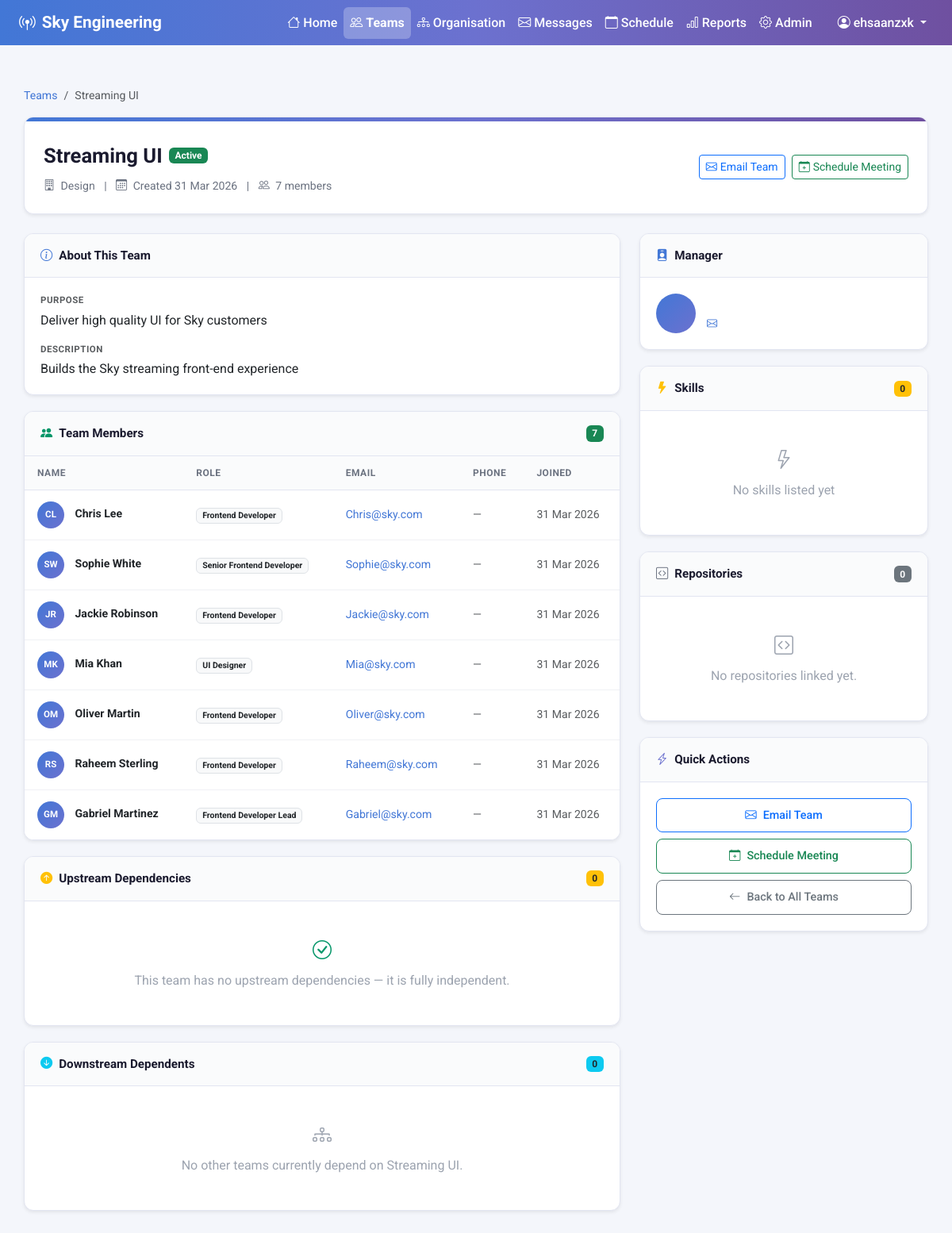
Page /teams/3/ (signed in) on the earlier database version.
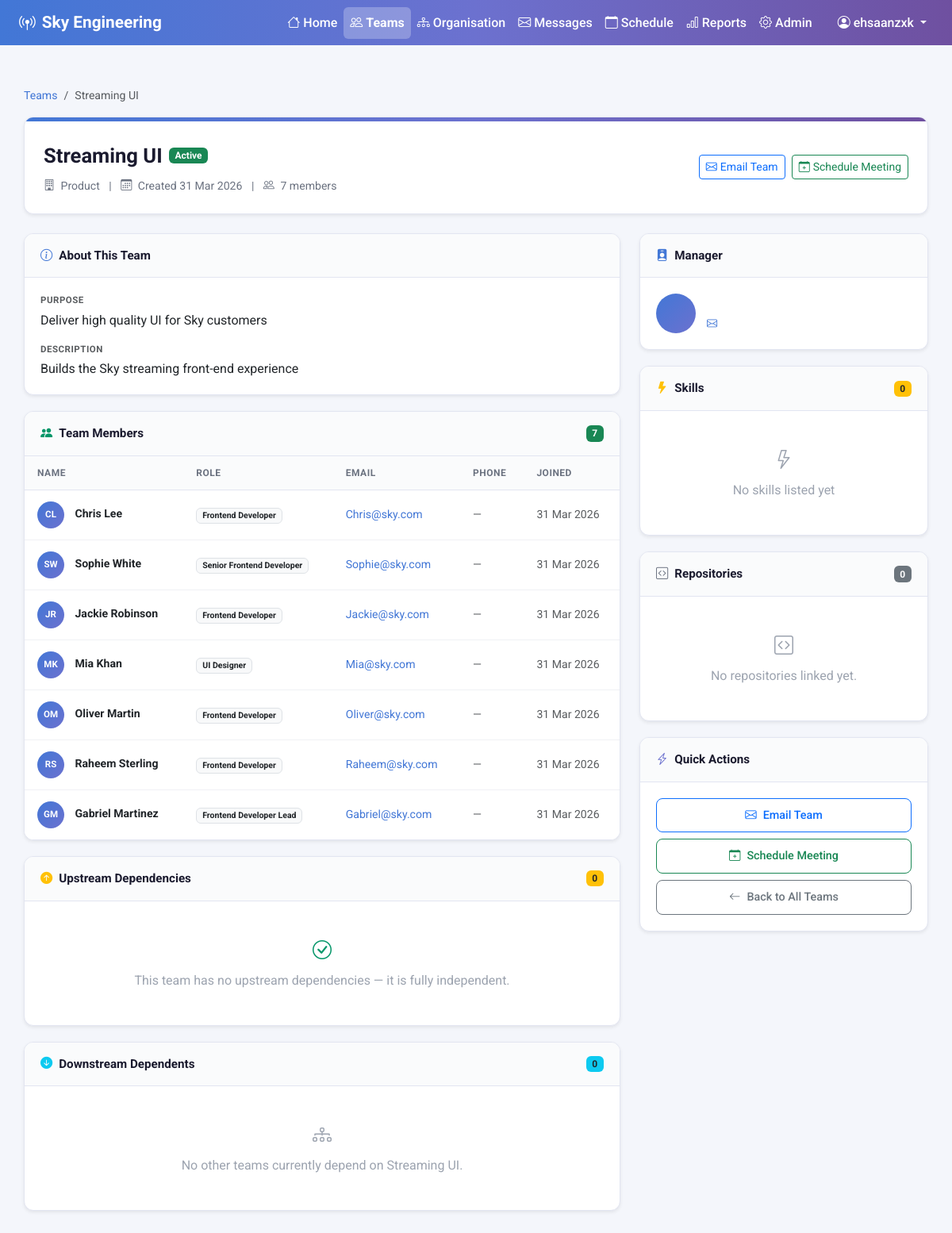
Same page on the later database version.
### teams_feature/models.py (models this page shows, shortened)
class Team(models.Model):
    team_name = models.CharField(max_length=100)
    department = models.ForeignKey(
        Department, on_delete=models.CASCADE,
        related_name='teams'
    )
    manager = models.ForeignKey(
        User, on_delete=models.SET_NULL,
        null=True, blank=True,
        related_name='managed_teams'
    )
    team_type = models.ForeignKey(
        TeamType, on_delete=models.SET_NULL,
        null=True, blank=True,
        related_name='teams'
    )
    description = models.TextField(blank=True)
    purpose = models.TextField(blank=True)
    team_size = models.IntegerField(default=0)
    created_date = models.DateField(auto_now_add=True)
    is_active = models.BooleanField(default=True)

### organisation_feature/models.py (models this page shows, shortened)
class Department(models.Model):
    department_name = models.CharField(max_length=150)
    specialisation = models.CharField(max_length=200, blank=True)
    description = models.TextField(blank=True)
    class Meta:
        ordering = ['department_name']

### teams_feature/views.py (the view)
# urls.py: path('<int:team_id>/', views.team_detail, name='team_detail'),# Team detail page — accessible at /teams/<id>/ e.g. /teams/1/
@login_required
def team_detail(request, team_id):
    team = get_object_or_404(
        Team.objects.select_related('department', 'manager', 'team_type'),
        pk=team_id
    )
    members = team.members.all()
    skills = team.team_skills.select_related('skill').all()  # loads skill name in same query
    repos = team.repositories.filter(is_active=True)         # only show active repos
    upstream = team.upstream_dependencies.select_related('upstream_team').all()
    downstream = team.downstream_dependencies.select_related('downstream_team').all()
    return render(request, 'teams_feature/team_detail.html', {
        'team': team,
        'members': members,
        'skills': skills,
        'repos': repos,
        'upstream': upstream,
        'downstream': downstream,
    })

### teams_feature/templates/teams_feature/team_detail.html (shortened to what the changed rows need)
{% extends 'global.html' %}
{% block content %}
<nav aria-label="breadcrumb" class="mb-3">
    <ol class="breadcrumb mb-0">
        <li class="breadcrumb-item"><a href="{% url 'teams:team_list' %}">Teams</a></li>
        <li class="breadcrumb-item active text-muted">{{ team.team_name }}</li>
    </ol>
</nav>
<div class="team-header-card shadow-sm">
    <div class="inner">
        <div class="row align-items-center">
            <div class="col">
                <div class="d-flex align-items-center gap-2 flex-wrap mb-2">
                    <span class="team-title">{{ team.team_name }}</span>
                    {% if team.is_active %}
                    <span class="badge bg-success">Active</span>
                    {% else %}
                    <span class="badge bg-danger">Disbanded</span>
                    {% endif %}
                </div>
                <div class="team-meta">
                    <i class="bi bi-building"></i> {{ team.department.department_name }}
                    <span class="mx-2">|</span>
                    <i class="bi bi-calendar3"></i> Created {{ team.created_date|date:"d M Y" }}
                    <span class="mx-2">|</span>
                    <i class="bi bi-people"></i> {{ members|length }} member{{ members|length|pluralize }}
                </div>
            </div>
        </div>
    </div>
</div>
<div class="row">
    <div class="col-lg-8">
        {% if team.purpose or team.description %}
        <div class="section-card shadow-sm">
            <div class="card-body">
                {% if team.purpose %}
                <p class="text-muted text-uppercase" style="font-size:0.72rem;letter-spacing:0.5px;font-weight:700;margin-bottom:4px">Purpose</p>
                <p>{{ team.purpose }}</p>
                {% endif %}
                {% if team.description %}
                <p class="text-muted text-uppercase" style="font-size:0.72rem;letter-spacing:0.5px;font-weight:700;margin-bottom:4px">Description</p>
                <p class="mb-0">{{ team.description }}</p>
                {% endif %}
            </div>
        </div>
        {% endif %}
        <div class="section-card shadow-sm">
            {% if members %}
            <div class="table-responsive">
                <table class="table members-table mb-0">
                    <thead>
                        <tr>
                            <th>Name</th>
                            <th>Role</th>
                            <th>Email</th>
                            <th>Phone</th>
                            <th>Joined</th>
                        </tr>
                    </thead>
                </table>
            </div>
            {% else %}
            <div class="empty-section">
                <i class="bi bi-person-x"></i>
                No members assigned to this team yet.
            </div>
            {% endif %}
        </div>
        <div class="section-card shadow-sm">
            <div class="card-body">
                {% if downstream %}
                <p class="text-muted mb-3" style="font-size:0.82rem">Teams that depend on {{ team.team_name }}</p>
                {% for dep in downstream %}
                <div class="dep-item">
                    <div>
                        <a href="{% url 'teams:team_detail' dep.downstream_team.id %}">
                            <i class="bi bi-arrow-down-right me-1"></i>{{ dep.downstream_team.team_name }}
                        </a>
                        {% if dep.description %}
                        <div class="dep-desc">{{ dep.description }}</div>
                        {% endif %}
                    </div>
                    <a href="{% url 'teams:team_detail' dep.downstream_team.id %}" class="btn btn-sm btn-outline-info">
                        View <i class="bi bi-arrow-right"></i>
                    </a>
                </div>
                {% endfor %}
                {% else %}
                <div class="empty-section">
                    <i class="bi bi-diagram-3"></i>
                    No other teams currently depend on {{ team.team_name }}.
                </div>
                {% endif %}
            </div>
        </div>
    </div>
</div>
{% endblock %}

Differences in the rows shown:
changed Team "Streaming UI": department.department_name "Design" → "Product"
